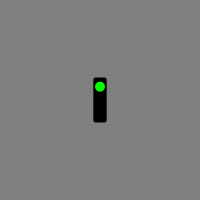
Frame 1 (no input)
Frame 60 (the mouse pressed at the canvas centre just before this capture): identical to frame 1, image omitted
Frame 120 (the mouse held since frame 60 and released just before this capture): identical to frame 1, image omitted

The Processing sketch that drew this single still picture (run headless with seeded random() and noise(); from frame 60 on, the mouse is pressed at the canvas centre):

// Processing sketch: StoplightClass
// ── StoplightClass.pde
Stoplight sl;

void setup() {
  size(200, 200);
  smooth();

  float[] pos = {
    .5*(float)width, .5*(float)height
  };
  sl = new Stoplight(200, 50, 250, pos, 5.0);
  
  /* ~~~ Stoplight constructor ~~~
  Stoplight (int greenTime, int yellowTime, int redTime, 
  float[] pos, float radius)
  */
}



void draw() {
  background(127);
  sl.update();
}



class Stoplight {
  int lightState = 0;
  int greenTime, yellowTime, redTime, totalPeriod, currentTime;
  color GREEN = color(0, 255, 0);
  color YELLOW = color(255, 255, 0);
  color RED = color(255, 0, 0);
  color currentColor = GREEN;
  float[] pos;
  float radius;
  float[] lightHeight = new float[3];

  Stoplight (int greenTime, int yellowTime, int redTime, 
  float[] pos, float radius) {
    this.greenTime = greenTime;
    this.yellowTime = yellowTime;
    this.redTime = redTime;
    totalPeriod = greenTime + yellowTime + redTime;
    this.pos = pos;
    this.radius = radius;
    for (int i = 0; i <= 2; i++) lightHeight[i] = (i-1)*(8/3.0)*radius;
  }

  void update() {

    currentTime = (currentTime + 1) % totalPeriod;

    switch(lightState) {
    case 0:
      if (currentTime >= greenTime) {
        lightState = 1;
        currentColor = YELLOW;
      }
      break;
    case 1:
      if (currentTime >= greenTime + yellowTime) {
        lightState = 2; 
        currentColor = RED;
      }
      break;
    case 2:
      if (currentTime == 0) {
        lightState = 0; 
        currentColor = GREEN;
      }
      break;
    }

    noStroke();
    fill(0);
    rectMode(CENTER);
    rect(pos[0], pos[1], (8 / 3.0) * radius, 9 * radius, .5 * radius);
    fill(currentColor);
    ellipse(pos[0], pos[1] + lightHeight[lightState], 
    2 * radius, 2 * radius);
  }
}
